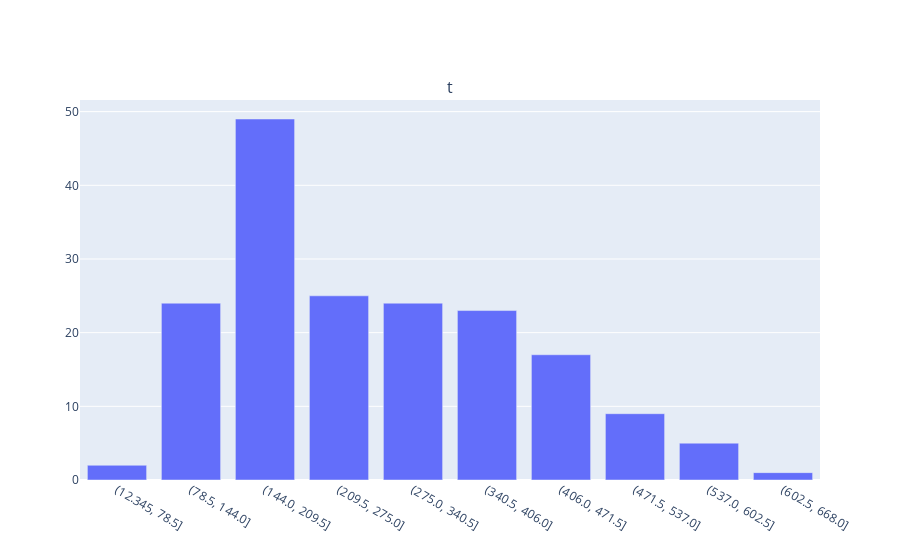

The cell this chart's notebook holds for it:
### Code cell
plot = make_subplots(rows=1, cols=1, subplot_titles=('title1'))
plot.add_trace(
    go.Bar(
        x = df_sort['index_str'], 
        y = df_sort['Transaction-fees-BTC'],
        name='Transaction-fees-BTC'
    )
)
plot.show()

### Figure 1 — Plotly figure (JSON) as saved in the notebook; plotly's stock layout.template omitted (floating-point values rounded to 4 significant figures)
{"data": [{"name": "Transaction-fees-BTC", "type": "bar", "x": ["(12.345, 78.5]", "(78.5, 144.0]", "(144.0, 209.5]", "(209.5, 275.0]", "(275.0, 340.5]", "(340.5, 406.0]", "(406.0, 471.5]", "(471.5, 537.0]", "(537.0, 602.5]", "(602.5, 668.0]"], "y": [2, 24, 49, 25, 24, 23, 17, 9, 5, 1]}], "layout": {"annotations": [{"font": {"size": 16}, "showarrow": false, "text": "t", "x": 0.5, "xanchor": "center", "xref": "paper", "y": 1, "yanchor": "bottom", "yref": "paper"}], "autosize": true, "xaxis": {"anchor": "y", "autorange": true, "domain": [0, 1], "range": [-0.5, 9.5], "type": "category"}, "yaxis": {"anchor": "x", "autorange": true, "domain": [0, 1], "range": [0, 51.58], "type": "linear"}}}
